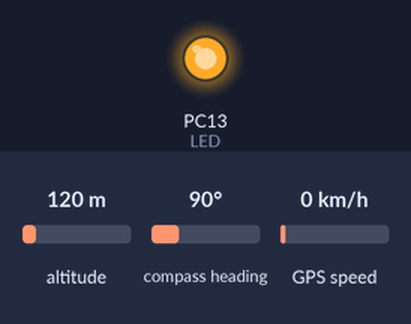
Recording of a sketch running on a simulated STM32 Blue Pill. Parts: output pins drawn as LEDs (lit = HIGH). The inputs (shaded band) are chosen by the test bench; at power-on: altitude 120 m, compass heading 90°, GPS speed 0 km/h. The GPS gets a fix after 3 s at 37.7749, -122.4194 with 8 satellites; what the sketch prints to the serial monitor is not drawn.

Above: at 0.1 s.
Timing chart, 0 to 1.6 s (numbered marks = the images above):
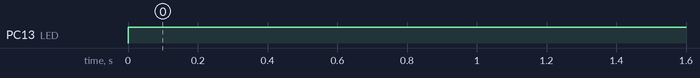

Measured:
- by itself, PC13 (LED): LOW → HIGH at 0.00 s

The sketch:

gps.ino
```cpp
#include <HardwareSerial.h>
#include <Adafruit_GPS.h>       // https://github.com/adafruit/Adafruit_GPS

// Serial or Serial1: (PA10, PA9);    // Rx, Tx
HardwareSerial Serial2 (PA3, PA2);
// HardwareSerial Serial3 (PB11, PB10);

Adafruit_GPS GPS(&Serial2);     // Connect to the GPS on the hardware port
uint32_t timer = millis();

void setup() {
  Serial.begin (57600);   // PC
  GPS.begin(9600);        // GPS
  GPS.sendCommand(PMTK_SET_NMEA_UPDATE_1HZ); // 1 Hz update rate

  pinMode (PC13, OUTPUT);      // LED
}

void loop()
{
  char c = GPS.read();
  digitalWrite(PC13, HIGH);   // off

  if (GPS.newNMEAreceived())
  {
    Serial.print(GPS.lastNMEA());
    if (GPS.parse(GPS.lastNMEA()))
    {
      if (millis() - timer > 2000)      // every 2000 ms
      {
        timer = millis(); // reset the timer
        digitalWrite(PC13, LOW);   // on

        if (GPS.fix)    // data is valid: print some info
        {
          Serial.print("\nLocation: ");
          Serial.print(GPS.latitude, 4); Serial.print(GPS.lat);
          Serial.print(", ");
          Serial.print(GPS.longitude, 4); Serial.println(GPS.lon);
          Serial.print("Speed (knots): "); Serial.println(GPS.speed);
          Serial.print("Angle: "); Serial.println(GPS.angle);
          Serial.print("Altitude: "); Serial.println(GPS.altitude);
          Serial.print("Satellites: "); Serial.println((int)GPS.satellites);
          Serial.print("Antenna status: "); Serial.println((int)GPS.antenna); Serial.println();
          digitalWrite(PC13, HIGH);   // off
        }
        else  // no fix data
          Serial.println ("\n### NO FIX DATA ###\n\n");
      }
    }
  }
}
```
